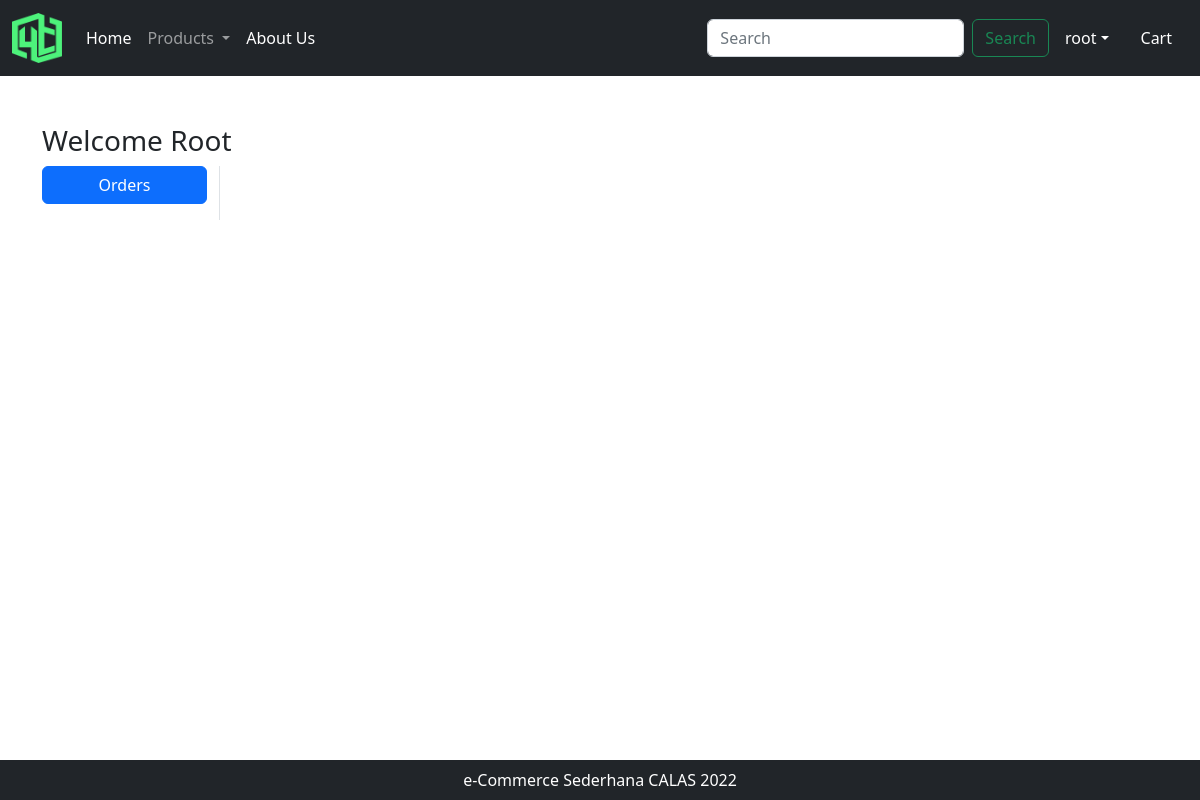
Before: /orders/ (signed in) with the older database file.
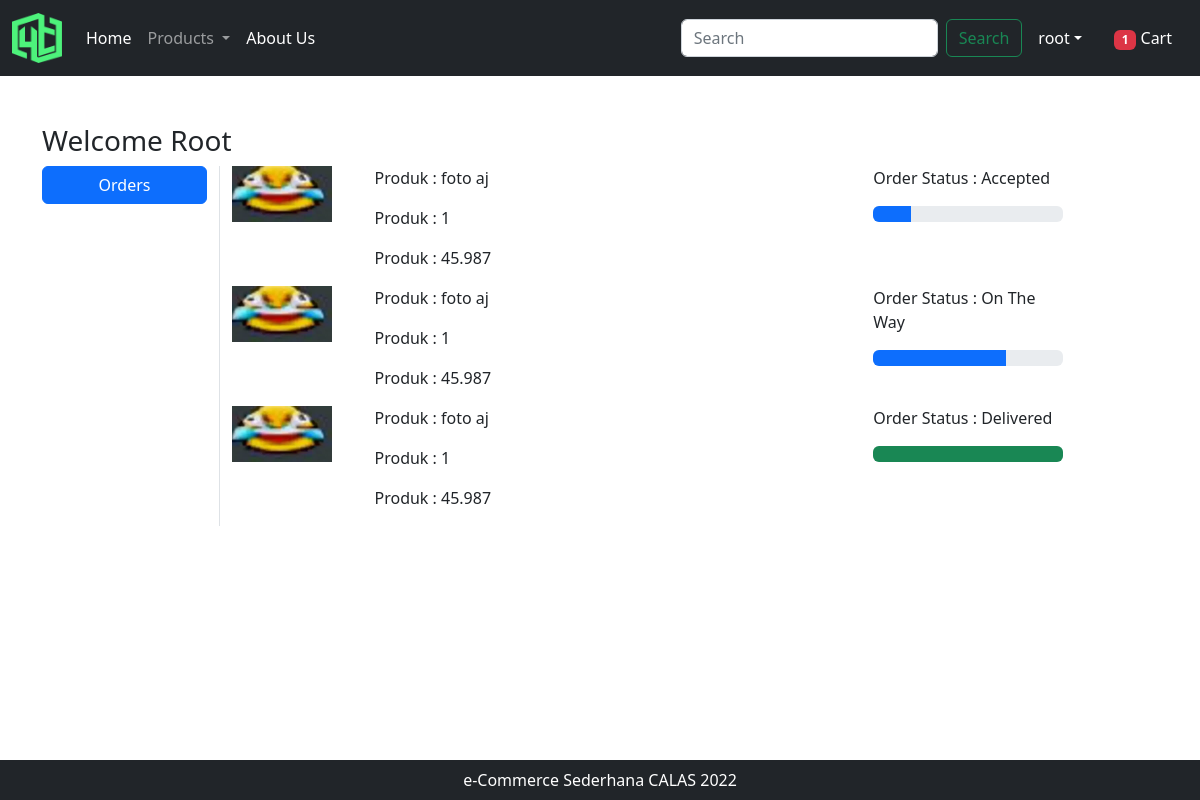
After: the same page with the newer database file.
### app/models.py (models this page shows, shortened)
class OrderPlaced(models.Model):
    user = models.ForeignKey(User, on_delete=models.CASCADE)
    customer = models.ForeignKey(Customer, on_delete=models.CASCADE)
    barang = models.ForeignKey(Barang, on_delete=models.CASCADE)
    qty = models.PositiveIntegerField(default=1)
    ordered_date =  models.DateTimeField(auto_now_add=True)
    status = models.CharField(max_length=50, choices=(STATUS_CHOICES), default='Pending')
    payment = models.ForeignKey(Payment, on_delete=models.CASCADE,default="")
    @property
    def total_cost(self):
        return self.qty * self.barang.harga

class Barang(models.Model):
    nama = models.CharField(max_length=50, null=False)
    kategori = models.CharField(choices=KATEGORI_CHOICES, null=False, max_length=15)
    harga = models.FloatField(null=False)
    deskripsi = models.TextField(null = False)
    foto = models.ImageField(upload_to='product', null=False)

### app/views.py (the view)
# urls.py: path('orders/', views.orders, name='orders'),
@login_required
def orders(request):
    totalitem = 0
    if request.user.is_authenticated:
        totalitem = len(Cart.objects.filter(user=request.user))
    order_placed = OrderPlaced.objects.filter(user=request.user)
    return render(request, 'app/orders.html', locals())

### app/templates/app/orders.html (shortened to what this page needs)
{% extends 'app/base.html' %}
{% load static %}
{% block main-content %}
<div class="container my-5">
    <div class="row">
        <h3>Welcome <span class="text-capitalize">{{request.user}}</span></h3>
        <div class="col-sm-2 border-end">
            <ul class="list-unstyled">
                <li class="d-grid">
                    <a href="{% url 'orders' %}" class="btn btn-primary">Orders</a>
                </li>
            </ul>
        </div>
        <div class="col-sm-9 offset-dm-1">
            {% for op in order_placed %}
                <div class="row">
                    <div class="col-sm-2">
                        <img src="{{op.barang.foto.url}}" class="img-fluid" height="100" width="100"/>
                    </div>
                    <div class="col-sm-7">
                        <p>Produk : {{op.barang.nama}}</p>
                        <p>Produk : {{op.qty}}</p>
                        <p>Produk : {{op.total_cost}}</p>
                    </div>
                    <div class="col-sm-3">
                        <p>Order Status : {{op.status}}</p>
                        {% if op.status == 'Accepted' %}
                        <div class="progress">
                            <div class="progress-bar" role="progressbar" style="width: 20%" aria-valuenow="20" aria-valuemin="0" aria-valuemax="100"></div>
                        </div>
                        {% endif %}
                        {% if op.status == 'On The Way' %}
                        <div class="progress">
                            <div class="progress-bar" role="progressbar" style="width: 70%" aria-valuenow="70" aria-valuemin="0" aria-valuemax="100"></div>
                        </div>
                        {% endif %}
                        {% if op.status == 'Delivered' %}
                        <div class="progress">
                            <div class="progress-bar bg-success" role="progressbar" style="width: 100%" aria-valuenow="100" aria-valuemin="0" aria-valuemax="100"></div>
                        </div>
                        {% endif %}
                    </div>
                </div>
            {% endfor%}
        </div>
    </div>
</div>
{% endblock main-content %}

### app/templates/app/base.html (shortened to what this page needs)
<!DOCTYPE html>
{% load static %}
<html lang="en">
<head>
    <link href="https://cdn.jsdelivr.net/npm/bootstrap@5.2.3/dist/css/bootstrap.min.css" rel="stylesheet">
    <link rel="stylesheet" href="{% static 'app/css/owl.carousel.min.css' %}"/>
    <link rel="stylesheet" href="{% static 'app/css/all.min.css' %}"/>
    <link rel="stylesheet" href="{% static 'app/css/style.css' %}"/>
</head>
<body>
    <nav class="navbar navbar-expand-lg navbar-dark bg-dark">
        <div class="container-fluid">
          <a class="navbar-brand" href="#">
            <img src="{% static 'app/images/YC.png' %}" width="50" height="50">
          </a>
          <div class="collapse navbar-collapse" id="navbarSupportedContent">
            <ul class="navbar-nav me-auto mb-2 mb-lg-0">
              {% if user.is_authenticated %}
              <li class="nav-item">
                <a class="nav-link active" aria-current="page" href="/">Home</a>
              </li>
              <li class="nav-item dropdown">
                <a class="nav-link dropdown-toggle" href="#" role="button" data-bs-toggle="dropdown" aria-expanded="false">
                  Products
                </a>
              </li>
              <li class="nav-item">
                <a class="nav-link text-white" href="{% url 'tentang' %}">About Us</a>
              </li>
            </ul>
            <form class="d-flex" role="search" action="/search">
              <input class="form-control me-2" type="search" placeholder="Search" name="search" aria-label="Search">
              <button class="btn btn-outline-success" type="submit">Search</button>
            </form>
          </div>
          <ul class="navbar-nav me-auto mb-2 mb-lg-0">
            <li class="nav-item dropdown mx-2">
              <a class="nav-link dropdown-toggle text-white" href="#" id="profileDropdown" role="button" data-bs-toggle="dropdown" aria-expanded="false">{{user}}</a>
            </li>
            <li class="nav-item mx-2">
              <a href="{% url 'showcart' %}" class="nav-link text-white"><span class="badge bg-danger">{% if totalitem > 0 %} {{totalitem}} {% endif %}</span> Cart</a>
            </li>
            {% endif %}
          </ul>
        </div>
      </nav>
      {% block main-content %}{% endblock main-content %}
      <footer class="container-fluid bg-dark text-center p-2 mt-5 text-white fixed-bottom">
        e-Commerce Sederhana CALAS 2022
      </footer>
</body>
</html>

Changed rows visible on the page:
added OrderPlaced: barang.foto (picture), barang.nama "foto aj", qty "1", total_cost "45.987", status "Accepted"
added OrderPlaced: barang.foto (picture), barang.nama "foto aj", qty "1", total_cost "45.987", status "On The Way"
added OrderPlaced: barang.foto (picture), barang.nama "foto aj", qty "1", total_cost "45.987", status "Delivered"
Other visible differences:
{{ totalitem }}: (not shown) → "1"
